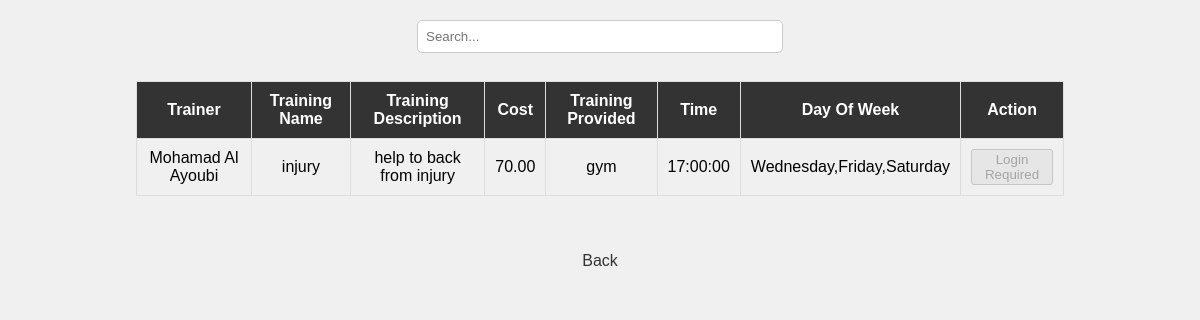
The app's page /PersonalTraining.php with its own data.
### tables this page shows
CREATE TABLE `personaltraining` (
  `id` int(11) NOT NULL,
  `trainer_id` int(11) NOT NULL,
  `training_name` varchar(255) DEFAULT NULL,
  `training_description` text DEFAULT NULL,
  `cost` decimal(10,2) DEFAULT NULL,
  `training_provided` enum('gym','online') DEFAULT NULL,
  `time` time NOT NULL,
  `day_of_week` varchar(100) DEFAULT NULL
);

CREATE TABLE `trainer` (
  `trainer_id` int(11) NOT NULL,
  `name` varchar(100) DEFAULT NULL,
  `email` varchar(100) DEFAULT NULL,
  `mobile` varchar(20) DEFAULT NULL,
  `username` varchar(50) DEFAULT NULL,
  `password` varchar(50) DEFAULT NULL
);

### PersonalTraining.php (the view, shortened to what this page needs)
<?php
require 'connection.php';
?>
<!DOCTYPE html>
<html lang="en">
<head>
</head>
<body>
    <input type="text" id="search" autocomplete="off" placeholder="Search...">
    <br><br>
    <table>
        <tr>
            <th>Trainer</th>
            <th>Training Name</th>
            <th>Training Description</th>
            <th>Cost</th>
            <th>Training Provided</th>
            <th>Time</th>
            <th>Day Of Week</th>
            <th>Action</th>
        </tr>
        <?php
        $query = "SELECT trainer.name AS trainer_name, personaltraining.id, personaltraining.training_name, personaltraining.training_description, personaltraining.cost, personaltraining.training_provided, personaltraining.time, personaltraining.day_of_week
                  FROM personaltraining
                  INNER JOIN trainer ON personaltraining.trainer_id = trainer.trainer_id";
        $result = mysqli_query($con, $query);
        while ($row = mysqli_fetch_assoc($result)) {
            if (isset($user_id)) {
                $check_query = "SELECT * FROM personaltrainingregistration WHERE user_id = '$user_id' AND training_id = '" . $row["id"] . "'";
                $check_result = mysqli_query($con, $check_query);
                if (mysqli_num_rows($check_result) > 0) {
                    $reserve_button = "<button disabled>Reserved</button>";
                } else {
                    $reserve_button = "<button name='reserve' value='" . $row["id"] . "'>Reserve</button>";
                }
            } else {
                $reserve_button = "<button disabled>Login Required</button>";
            }
            echo "<tr>
                    <td>{$row['trainer_name']}</td>
                    <td>{$row['training_name']}</td>
                    <td>{$row['training_description']}</td>
                    <td>{$row['cost']}</td>
                    <td>{$row['training_provided']}</td>
                    <td>{$row['time']}</td>
                    <td>{$row['day_of_week']}</td>
                    <td>
                        <form method='post'>
                            <input type='hidden' name='training_id' value='{$row["id"]}'>
                            $reserve_button
                        </form>
                    </td>
                </tr>";
        }
        ?>
    </table>
    <br><br>
    <a href="HomePage.php">Back</a>
</body>
</html>

### PersonalTraining.php (style rules this page uses)
body { font-family: Arial, sans-serif; margin: 0; padding: 20px; background-color: #f0f0f0; text-align: center; }
table { margin: 0 auto; border-collapse: collapse; width: 80%; }
th, td { padding: 10px; border: 1px solid #ddd; }
th { background-color: #333; color: #fff; }
input[type="text"] { width: 30%; padding: 8px; margin-bottom: 10px; border: 1px solid #ccc; border-radius: 5px; }
a { display: block; margin-top: 20px; color: #333; text-decoration: none; }

### records on screen
personaltraining: trainer.name "Mohamad Al Ayoubi", training_name "injury", training_description "help to back from injury", cost "70.00", training_provided "gym", time "17:00:00", day_of_week "Wednesday,Friday,Saturday"
